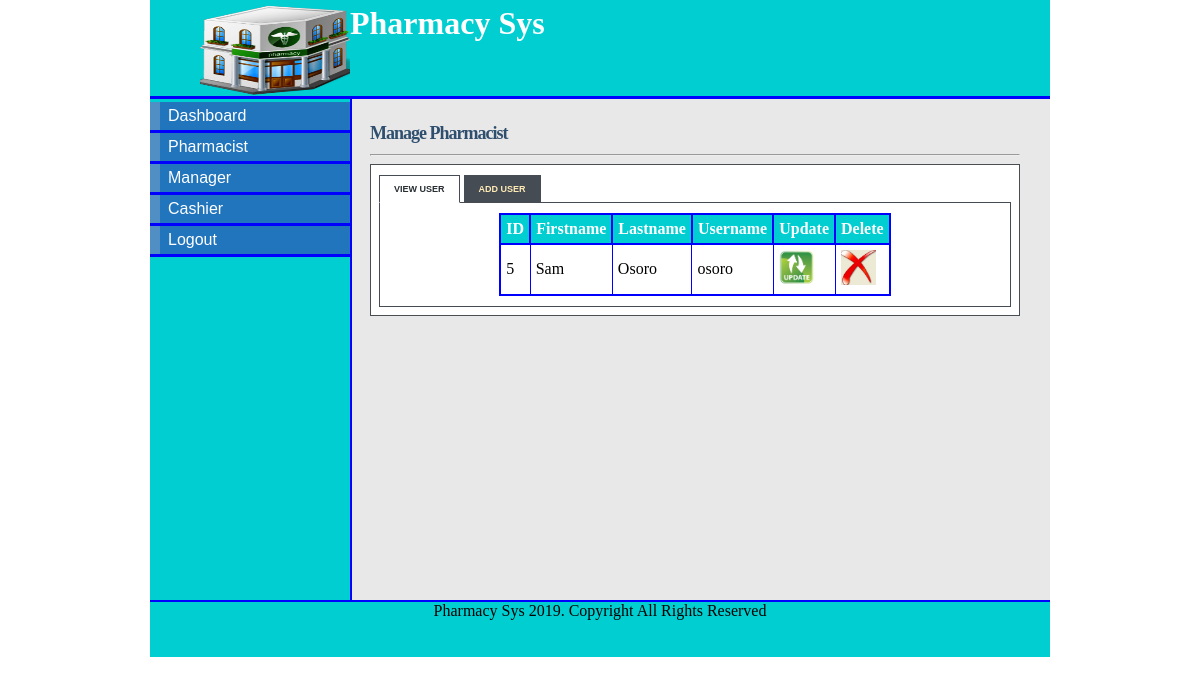
The app's page /admin_pharmacist.php (signed in), older data.
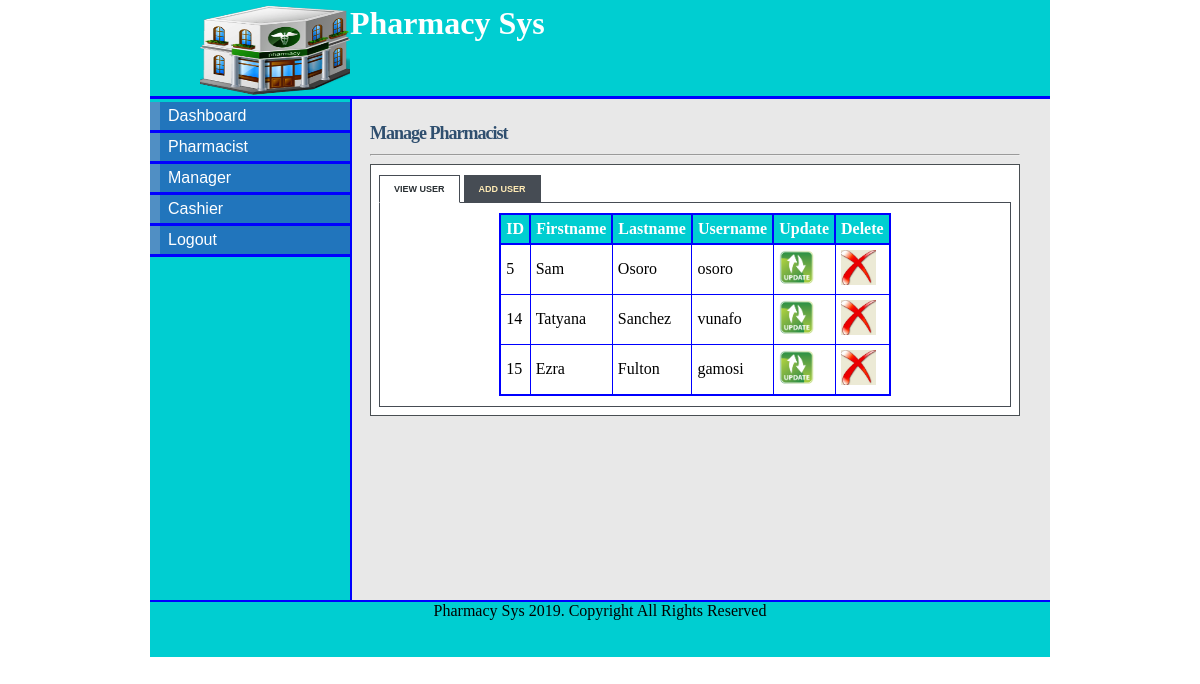
The same page, newer data.
### tables this page shows
CREATE TABLE `pharmacist` (
  `pharmacist_id` int(9) NOT NULL,
  `first_name` varchar(150) NOT NULL,
  `last_name` varchar(150) NOT NULL,
  `staff_id` varchar(100) NOT NULL,
  `postal_address` varchar(200) NOT NULL,
  `phone` varchar(20) NOT NULL,
  `email` varchar(200) NOT NULL,
  `username` varchar(100) NOT NULL,
  `password` varchar(32) NOT NULL,
  `date` datetime NOT NULL
);

### admin_pharmacist.php (the view, shortened to what this page needs)
<!DOCTYPE html>
<html>
<head>
<link rel="stylesheet" type="text/css" href="style/mystyle.css">
<link rel="stylesheet" href="style/style.css" type="text/css" media="screen" />
<link rel="stylesheet" href="style/table.css" type="text/css" media="screen" />
</head>
<body>
<div id="content">
<div id="header">
<h1><a href="#"><img src="images/hd_logo.jpg"></a> Pharmacy Sys</h1></div>
<div id="left_column">
<div id="button">
		<ul>
			<li><a href="admin.php">Dashboard</a></li>
			<li><a href="admin_pharmacist.php">Pharmacist</a></li>
			<li><a href="admin_manager.php">Manager</a></li>
			<li><a href="admin_cashier.php">Cashier</a></li>
			<li><a href="logout.php">Logout</a></li>
		</ul>
</div>
</div>
<div id="main">
<div id="tabbed_box" class="tabbed_box">
    <h4>Manage Pharmacist</h4>
<hr/>
    <div class="tabbed_area">
        <ul class="tabs">
            <li><a href="javascript:tabSwitch('tab_1', 'content_1');" id="tab_1" class="active">View User</a></li>
            <li><a href="javascript:tabSwitch('tab_2', 'content_2');" id="tab_2">Add User</a></li>
        </ul>
        <div id="content_1" class="content">
		<?php echo $message;
        include_once('connect_db.php');
       $result = mysqli_query($con,"SELECT * FROM pharmacist")or die(mysql_error());
        echo "<table border='1' cellpadding='5'align='center'>";
        echo "<tr> <th>ID</th><th>Firstname </th> <th>Lastname </th> <th>Username </th><th>Update </th><th>Delete</th></tr>";
        while($row = mysqli_fetch_array( $result )) {
                echo "<tr>";
                echo '<td>' . $row['pharmacist_id'] . '</td>';
                echo '<td>' . $row['first_name'] . '</td>';
				echo '<td>' . $row['last_name'] . '</td>';
				echo '<td>' . $row['username'] . '</td>';
				?>
				<td><a href="update_pharmacist.php?username=<?php echo $row['username']?>"><img src="images/update-icon.png" width="35" height="35" border="0" /></a></td>
				<td><a href="delete_pharmacist.php?pharmacist_id=<?php echo $row['pharmacist_id']?>"><img src="images/delete-icon.jpg" width="35" height="35" border="0" /></a></td>
				<?php
		 }
        echo "</table>";
?>
        </div>
    </div>
</div>
</div>
<div id="footer" align="Center"> Pharmacy Sys 2019. Copyright All Rights Reserved</div>
</div>
</body>
</html>

Row changes from the older to the newer data that the page shows:
added pharmacist: pharmacist_id "14", first_name "Tatyana", last_name "Sanchez", username "vunafo"
added pharmacist: pharmacist_id "15", first_name "Ezra", last_name "Fulton", username "gamosi"
